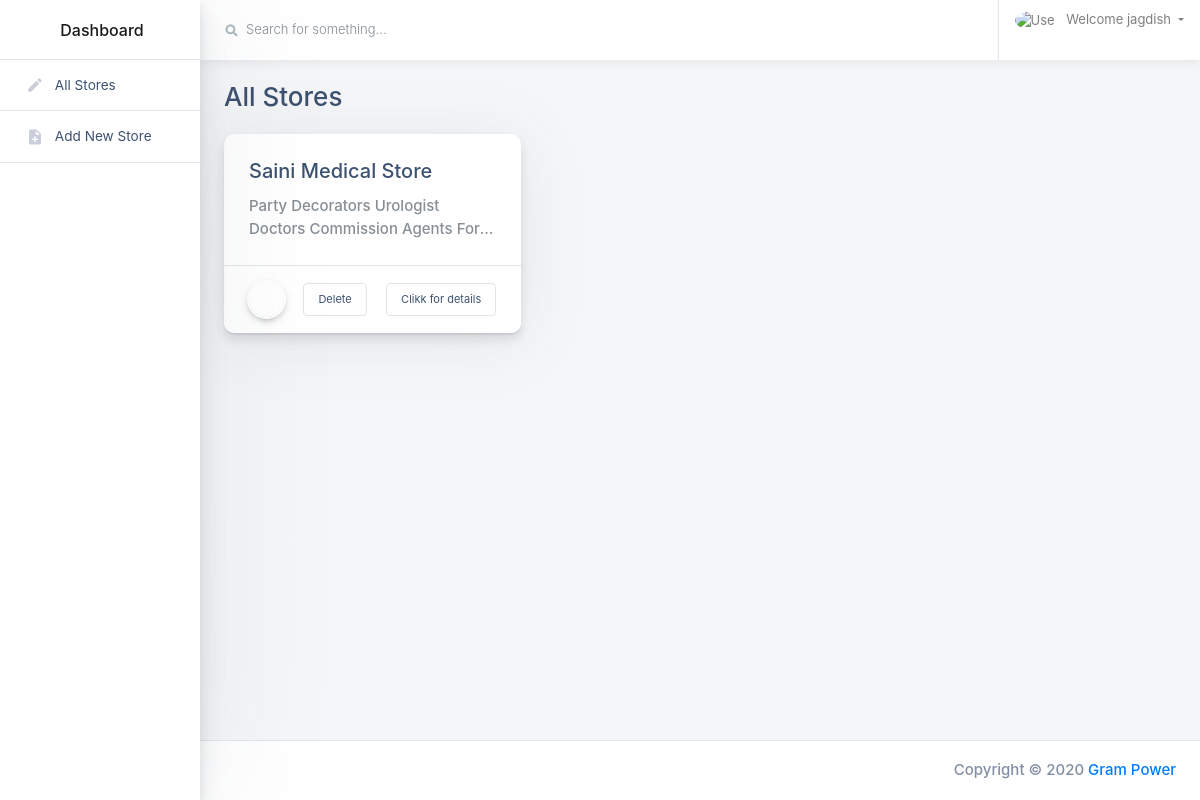
Page / (signed in) on the earlier database version.
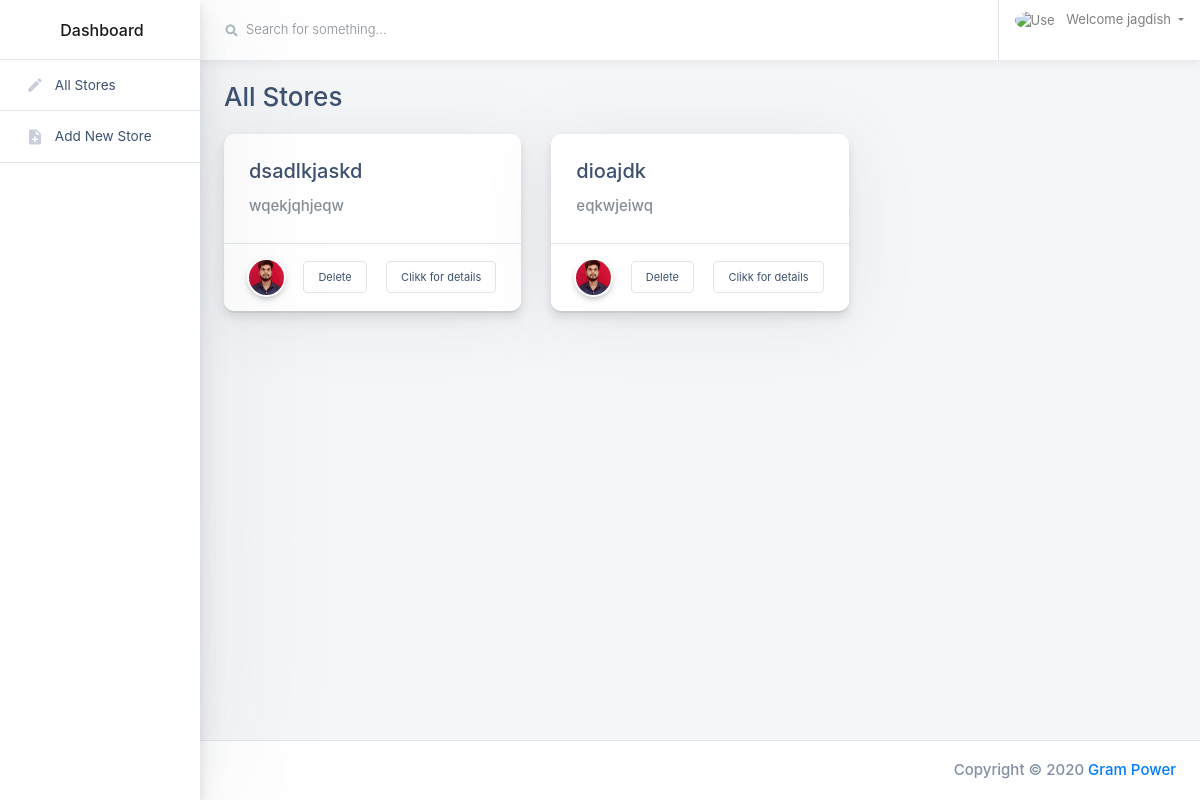
Same page on the later database version.
### store/models.py (models this page shows)
class Store(models.Model):
    id = models.AutoField(primary_key=True)
    name = models.CharField(max_length=100)
    about = models.TextField(max_length=250)
    products = models.CharField(max_length=250)
    cover = models.FileField(upload_to= 'cover/')
    lang = models.DecimalField(max_digits=22, decimal_places=16, blank=True, null=True)
    lot = models.DecimalField(max_digits=22, decimal_places=16, blank=True, null=True)
    def __str__(self):
        return self.name

### store/views.py (the view)
# urls.py: path('', views.all_store_view, name='home'),
@login_required(login_url='login')
def all_store_view(request):
    template_name = 'store/all_store.html'
    queryset = Store.objects.all()
    context = {
        'object_list': queryset
    }
    print(context)
    return render(request,template_name,context)

### store/templates/store/all_store.html
{% extends 'base.html'%}
{% load static%}
{% block content%}
          <div class="main-content-container container-fluid px-4">
            <div class="page-header row no-gutters py-4">
              <div class="col-12 col-sm-4 text-center text-sm-left mb-0">
                <h3 class="page-title">All Stores</h3>
              </div>
            </div>
            <div class="row">
              {% for instance in object_list %}
              <div class="col-lg-4">
                <div class="card card-small card-post mb-4">
                  <div class="card-body">
                    <h5 class="card-title">{{instance.name}}</h5>
                    <p class="card-text text-muted">
                      <span style="overflow: hidden;
                       text-overflow: ellipsis;
                       display: -webkit-box;
                       -webkit-line-clamp: 2; /* number of lines to show */
                       -webkit-box-orient: vertical;">
                        {{instance.about}}
                      </span>
                    </p>
                  </div>
                  <div class="card-footer border-top d-flex">
                    <div class="card-post__author d-flex">
                      <a href="#" class="card-post__author-avatar card-post__author-avatar--small" style="background-image: url('../media/{{instance.cover}}');"></a>
                    </div>
                     <div class="my-auto ml-auto">
                      <a class="btn btn-sm btn-white" href="/delete_store/{{instance.id}}">
                        Delete </a>
                    </div>
                     <div class="my-auto ml-auto">
                      <a class="btn btn-sm btn-white" href="/view_store/{{instance.id}}">
                        Clikk for details </a>
                    </div>
                  </div>
                </div>
              </div>
              {% endfor %}
            </div>
          </div>
{% endblock%}

Differences in the rows shown:
removed Store: name "Saini Medical Store", about "Party Decorators Urologist Doctors Commission Agents…"
added Store: name "dsadlkjaskd", about "wqekjqhjeqw", cover (picture)
added Store: name "dioajdk", about "eqkwjeiwq", cover (picture)
